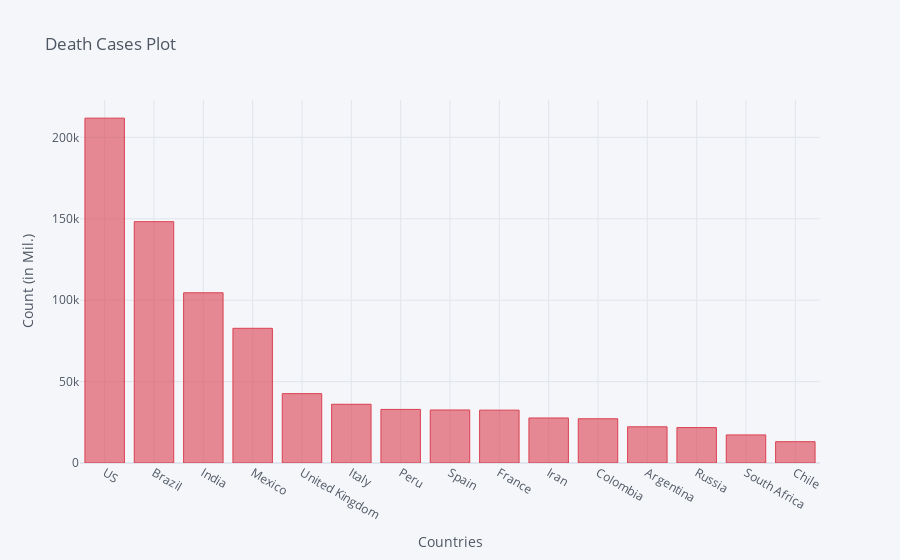

The notebook cell saved with this chart:
### Code cell
death_df2_plot.iplot(kind='bar', x='Country/Region', y='10/7/20',color='red',
                    title='Death Cases Plot',xTitle='Countries',yTitle='Count (in Mil.)')

### Figure 1 — Plotly figure (JSON) as saved in the notebook; plotly's stock layout.template omitted (floating-point values rounded to 4 significant figures)
{"data": [{"marker": {"color": "rgba(219, 64, 82, 0.6)", "line": {"color": "rgba(219, 64, 82, 1.0)", "width": 1}}, "name": "10/7/20", "orientation": "v", "text": "", "type": "bar", "x": ["US", "Brazil", "India", "Mexico", "United Kingdom", "Italy", "Peru", "Spain", "France", "Iran", "Colombia", "Argentina", "Russia", "South Africa", "Chile"], "y": [211801, 148228, 104555, 82726, 42605, 36061, 32914, 32562, 32463, 27658, 27180, 22226, 21755, 17248, 13090]}], "layout": {"legend": {"bgcolor": "#F5F6F9", "font": {"color": "#4D5663"}}, "paper_bgcolor": "#F5F6F9", "plot_bgcolor": "#F5F6F9", "title": {"font": {"color": "#4D5663"}, "text": "Death Cases Plot"}, "xaxis": {"gridcolor": "#E1E5ED", "showgrid": true, "tickfont": {"color": "#4D5663"}, "title": {"font": {"color": "#4D5663"}, "text": "Countries"}, "zerolinecolor": "#E1E5ED"}, "yaxis": {"gridcolor": "#E1E5ED", "showgrid": true, "tickfont": {"color": "#4D5663"}, "title": {"font": {"color": "#4D5663"}, "text": "Count (in Mil.)"}, "zerolinecolor": "#E1E5ED"}}}
